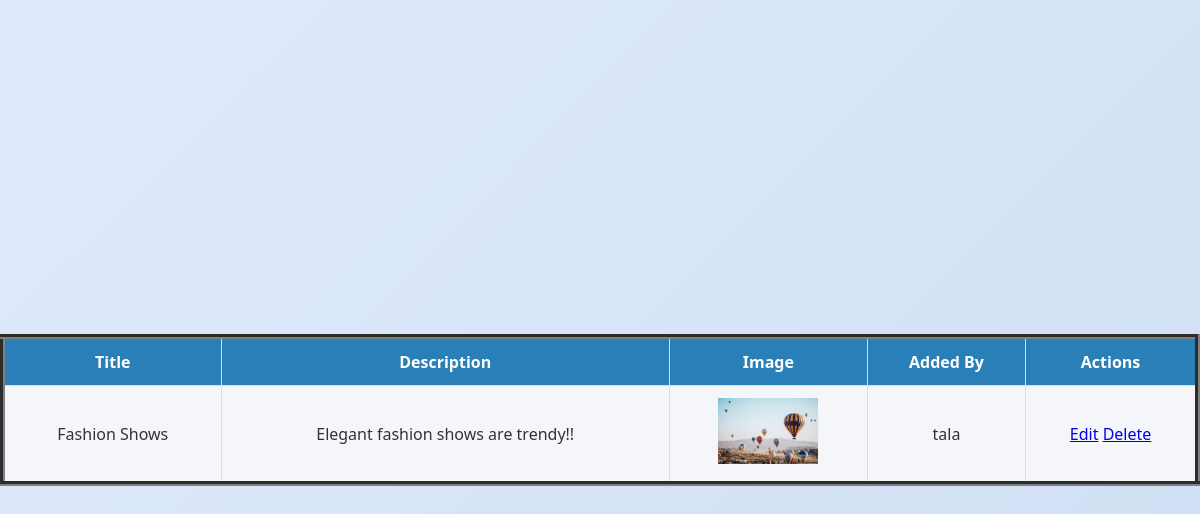
The app's page /viewnews.php (signed in) with its own data.
### tables this page shows
CREATE TABLE `news` (
  `id` int(3) NOT NULL,
  `title` varchar(255) NOT NULL,
  `description` text NOT NULL,
  `image` varchar(255) NOT NULL,
  `category_id` int(3) DEFAULT NULL,
  `user_id` int(3) DEFAULT NULL,
  `status` enum('active','deleted') DEFAULT 'active'
);

CREATE TABLE `users` (
  `id` int(3) NOT NULL,
  `name` varchar(25) NOT NULL,
  `email` varchar(255) NOT NULL,
  `password` varchar(255) NOT NULL
);

### viewnews.php (the view, shortened to what this page needs)
 <?php
 $user_id = $_SESSION["authUser"]["id"];
include "connectionondb.php";
$sql = "SELECT news.id ,news.title, news.description, news.image, users.name AS user_name
        FROM news
        JOIN categories ON news.category_id = categories.id
       Left JOIN users ON news.user_id = users.id
        WHERE news.status = 'active' AND news.user_id = '$user_id'";
     $result = $connection -> query($sql);
?>
 <!DOCTYPE html>
<html>
 <html lang="en">
<head>
  <link rel="stylesheet" href="style.css">
  </head>
  <body>
   <table border=5px; >
   <tr>
   <th> Title </th>
   <th> Description </th>
   <th> Image </th>
   <th> Added By </th>
   <th> Actions</th>
</tr>
<?php if($result -> num_rows != 0){
    while($row = $result ->fetch_assoc()){?>
          <tr>
<td> <?php echo $row['title'] ?> </td>
<td> <?php echo $row['description'] ?> </td>
<td><img src="uploads/<?php echo $row['image']; ?>" alt="News Image" style="width:100px"></td>
<td> <?php echo $row['user_name'] ?> </td>
<td>
    <a href="editnews.php?id=<?php echo $row['id'] ?>&title=<?php echo $row['title']; ?>">Edit</a>
   <a href="deletenews.php?id=<?php echo $row['id']; ?>">Delete</a>
</td>
 </tr>
   <?php
   }
}
?>
</table>
  </body>
</html>

### style.css (style rules this page uses)
* { margin: 0; padding: 0; box-sizing: border-box; font-family: "Segoe UI", Tahoma, Geneva, Verdana, sans-serif; }
body { background: linear-gradient(135deg, #e0eafc, #cfdef3); min-height: 100vh; display: flex; flex-direction: column; justify-content: center; align-items: center; color: #333; }
table { width: 100%; border-collapse: collapse; margin-top: 20px; }
th, td { padding: 12px; border: 1px solid #ddd; text-align: center; }
th { background: #2980b9; color: white; }
tr:nth-child(even) { background: #f4f6f9; }

### records on screen
news: title "Fashion Shows", description "Elegant fashion shows are trendy!!", image (picture), user.name "tala"
